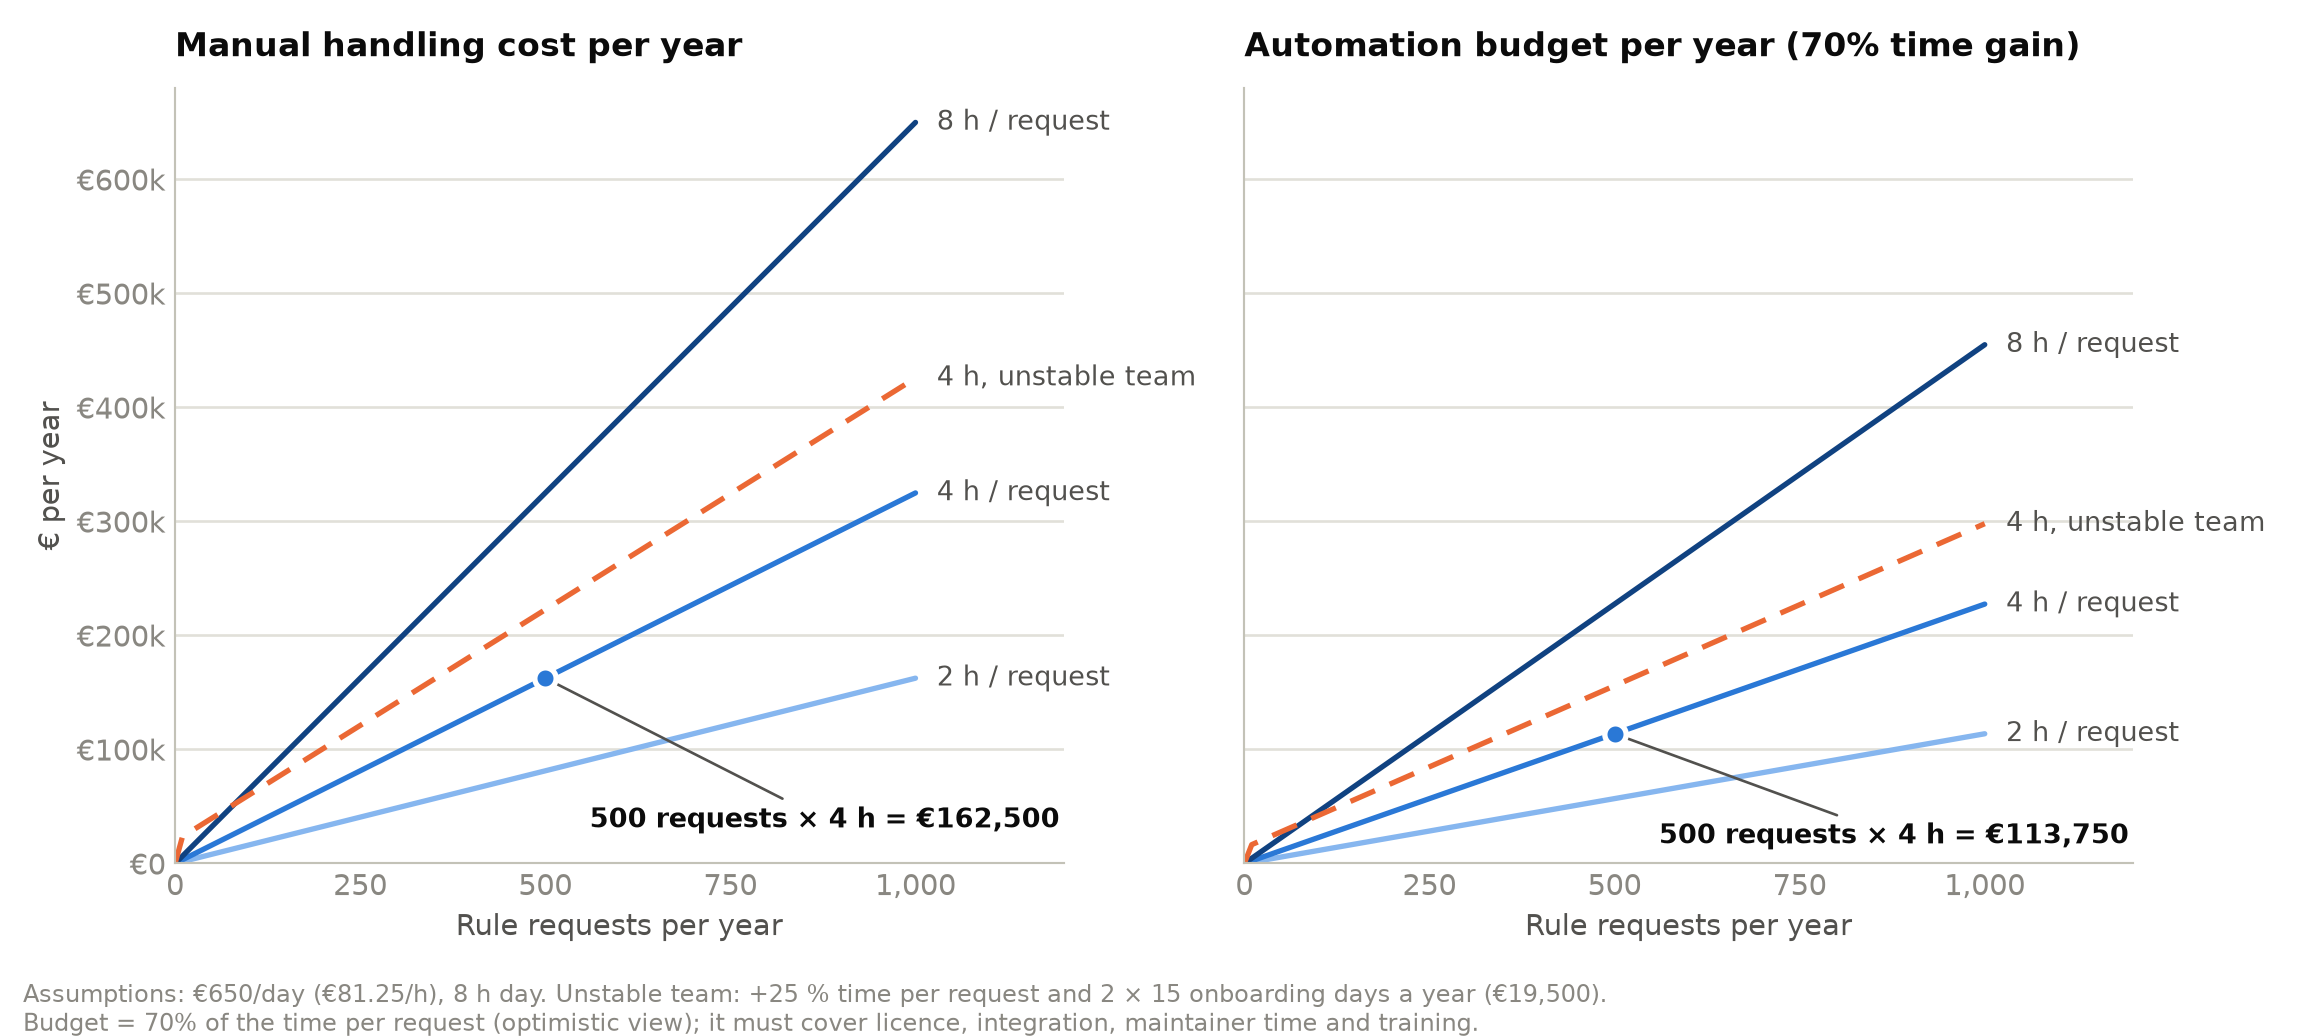

Here is the Python script that generated this plot:
#!/usr/bin/env python3
"""Cost-benefit simulation chart for Automation.md ("Simulating the Budget").

Renders cost-simulation.svg and cost-simulation.png next to this file.
Run: python Automation/diagrams/cost-simulation.py  (needs matplotlib)

Every number here matches the tables in the whitepaper — change them together.
"""
from pathlib import Path

import matplotlib

matplotlib.use("Agg")
import matplotlib.pyplot as plt
from matplotlib.ticker import FuncFormatter

HERE = Path(__file__).resolve().parent

# ── Assumptions ───────────────────────────────────────────────────────────────
DAY_RATE = 650.0            # € per engineer-day (freelance rate)
HOURLY = DAY_RATE / 8       # € 81.25 per hour
GAIN = 0.70                 # time saved per request (optimistic view) → the automation budget
MAX_REQ = 1000              # requests per year on the x-axis

SCENARIOS = [               # (label, hours per request, colour) — ordinal blue ramp
    ("2 h / request", 2, "#86b6ef"),
    ("4 h / request", 4, "#2a78d6"),
    ("8 h / request", 8, "#104281"),
]
# Unstable team: newcomers + lost tribal knowledge → +25 % time per request,
# plus onboarding of 2 replacements × 15 days a year.
UNSTABLE_HOURS = 4 * 1.25
UNSTABLE_FIXED = 2 * 15 * DAY_RATE      # € 19,500
UNSTABLE_COLOR = "#eb6834"

EXAMPLE_REQ = 500           # the worked example marked on both panels

# ── Chrome (light surface — the whitepaper renders on white) ─────────────────
INK, INK2, MUTED = "#0b0b0b", "#52514e", "#898781"
GRID, AXIS, SURFACE = "#e1e0d9", "#c3c2b7", "#ffffff"

plt.rcParams.update({
    "font.family": "sans-serif",
    "font.size": 11,
    "axes.edgecolor": AXIS,
    "axes.labelcolor": INK2,
    "xtick.color": MUTED,
    "ytick.color": MUTED,
    "axes.spines.top": False,
    "axes.spines.right": False,
    "svg.fonttype": "none",
})

xs = list(range(0, MAX_REQ + 1, 10))


def manual(hours, fixed=0.0):
    return [n * hours * HOURLY + (fixed if n else 0.0) for n in xs]


def eur_k(v, _pos=None):
    return "€0" if v == 0 else f"€{v / 1000:,.0f}k"


fig, axes = plt.subplots(1, 2, figsize=(12, 5.4), sharey=True, facecolor=SURFACE)
panels = [
    ("Manual handling cost per year", 1.0),
    (f"Automation budget per year ({GAIN:.0%} time gain)", GAIN),
]

for ax, (title, factor) in zip(axes, panels):
    ax.set_facecolor(SURFACE)
    ax.grid(axis="y", color=GRID, linewidth=1)
    ax.set_axisbelow(True)
    ax.set_title(title, loc="left", color=INK, fontsize=12.5, fontweight="bold", pad=12)
    ax.set_xlim(0, MAX_REQ * 1.2)   # room on the right for end labels
    ax.set_ylim(0, 680_000)
    ax.set_xticks(range(0, MAX_REQ + 1, 250))
    ax.xaxis.set_major_formatter(FuncFormatter(lambda v, _p: f"{v:,.0f}"))
    ax.yaxis.set_major_formatter(FuncFormatter(eur_k))
    ax.set_xlabel("Rule requests per year")
    ax.tick_params(length=0)

    for label, hours, color in SCENARIOS:
        ys = [y * factor for y in manual(hours)]
        ax.plot(xs, ys, color=color, linewidth=2, solid_capstyle="round")
        ax.annotate(label, (xs[-1], ys[-1]), xytext=(8, 0), textcoords="offset points",
                    va="center", color=INK2, fontsize=10)

    ys = [y * factor for y in manual(UNSTABLE_HOURS, UNSTABLE_FIXED)]
    ax.plot(xs, ys, color=UNSTABLE_COLOR, linewidth=2, linestyle=(0, (5, 3)))
    ax.annotate("4 h, unstable team", (xs[-1], ys[-1]), xytext=(8, 0),
                textcoords="offset points", va="center", color=INK2, fontsize=10)

    # Worked example: 500 requests at 4 h
    ey = EXAMPLE_REQ * 4 * HOURLY * factor
    ax.plot([EXAMPLE_REQ], [ey], "o", markersize=8, color="#2a78d6",
            markeredgecolor=SURFACE, markeredgewidth=2, zorder=5)
    ax.annotate(f"{EXAMPLE_REQ} requests × 4 h = €{ey:,.0f}", (EXAMPLE_REQ, ey),
                xytext=(560, 38_000 if factor == 1 else 24_000), textcoords="data",
                ha="left", va="center", color=INK, fontsize=10, fontweight="bold",
                arrowprops=dict(arrowstyle="-", color=INK2, linewidth=1,
                                shrinkA=2, shrinkB=5))

axes[0].set_ylabel("€ per year")
fig.text(0.01, 0.005,
         f"Assumptions: €{DAY_RATE:,.0f}/day (€{HOURLY:.2f}/h), 8 h day. Unstable team: +25 % time per "
         f"request and 2 × 15 onboarding days a year (€{UNSTABLE_FIXED:,.0f}).\n"
         f"Budget = {GAIN:.0%} of the time per request (optimistic view); it must cover licence, integration, maintainer time and training.",
         color=MUTED, fontsize=9)
fig.tight_layout(rect=(0, 0.06, 1, 1))

for ext in ("svg", "png"):
    fig.savefig(HERE / f"cost-simulation.{ext}", dpi=192, facecolor=SURFACE)
print("wrote", HERE / "cost-simulation.svg", "and .png")
